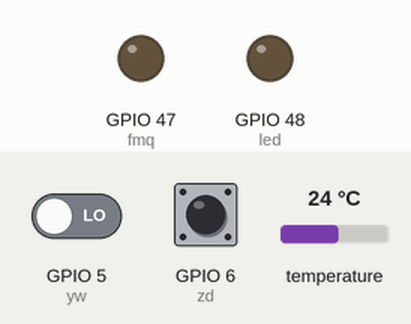
Simulated run of this program. Board: ESP32-S3. On the bench: output pins drawn as LEDs (lit = HIGH). The test bench sets the inputs (shaded band); at power-on: GPIO 5 (yw) LOW, GPIO 6 (zd) HIGH, temperature 24 °C. WiFi joins after 1.5 s; servers stay silent unless stated; uploads are accepted with an empty reply.

Above: at 2.6 s.
At 33.0 s:
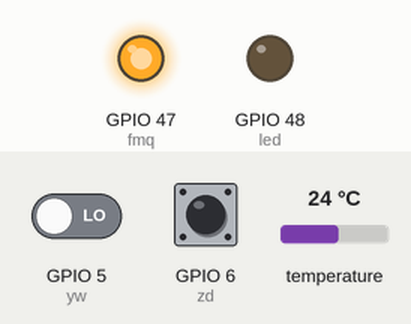
Timing chart, 0 to 34.5 s (numbered marks = the images above):
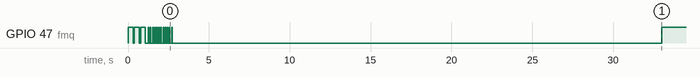

The program:

main.cpp
```cpp
#include <Arduino.h>
#include <WiFi.h>
#include <HTTPClient.h>
#include <OneWire.h>
#include <DallasTemperature.h>

//服务器及wifi相关参数
const char* sjrdid = "OPPOA575G";
const char* sjrdmm = "12345678";
const char* wz = "http://8.215.16.101/sbsj";

//引脚定义
#define wd 4
#define yw 5
#define zd 6
#define fmq 47
#define led 48

//定义一些雷霆常量
#define ywyr 30000
#define cy 180
#define wdcwm 9999
#define sos 505

#define fazhi 60.0
#define swsl 0.5
#define sulv_keep 5000 //保持温度的时间

#define sbsj 5000

//定义一些神秘变量
float wdsz[5]={0,0,0,0,0};
float dqwd;
float shengwensulv;
bool huangziquan = false;//算法是否启用
int wangjingwei = 0;//温度数据指向的数组索引

unsigned long last_wd_Time = 0;
unsigned long last_sb_Time = 0;
unsigned long ywTime = 0;

bool dqyw;

volatile bool zdbzw = false;

bool sulv_latched = false;              // 新增：速率报警是否已锁存
unsigned long last_sulv_Time = 0;       // 新增：上次速率超阈值的时间

//自检用的二维数组
const int zijian [3] [3] = {
    {255,0,0},
    {0,255,0},
    {0,0,255},
};

OneWire oneWire(wd);
DallasTemperature sensors(&oneWire);

//一些神秘中断函数
  void IRAM_ATTR zdhs() {
 zdbzw = true;
}

float sf(float dqwd);
void sb(float dqwd, bool dqyw, float sulv, bool baojing);

//写一些初始化函数
void setup() {
 pinMode(fmq,OUTPUT);
 pinMode(led,OUTPUT);
 pinMode(yw,INPUT);
 pinMode(zd,INPUT_PULLUP);
 sensors.begin();
 sensors.setResolution(9);

 //自检
 for(int i = 0;i<3;i++){
  neopixelWrite(led,zijian[i][0],zijian[i][1],zijian[i][2]);
  digitalWrite(fmq,1);
  delay(300);
  digitalWrite(fmq,0);
  neopixelWrite(led, 0, 0, 0);
  delay(80); //间隔一小段，防止连续太挤
}

 digitalWrite(fmq,0);

 attachInterrupt(digitalPinToInterrupt(zd), zdhs, FALLING);

 WiFi.begin(sjrdid, sjrdmm);
 while (WiFi.status() != 3) {
    static int i = 0;//static的作用是保持i的值不被重置
    delay(100);
    //等待连接
    if(WiFi.status() == 0){
        neopixelWrite(led,zijian[1][0],zijian[1][1],zijian[1][2]);
        delay(100);
        neopixelWrite(led, 0, 0, 0);
        i++;
     }
     //找不到网络
     else if(WiFi.status() == 1){
        neopixelWrite(led,zijian[2][0],zijian[2][1],zijian[2][2]);
        delay(100);
        neopixelWrite(led, 0, 0, 0);
        i++;
     }
     //密码错误
     else if(WiFi.status() == 4){
        neopixelWrite(led,zijian[0][0],zijian[0][1],zijian[0][2]);
        delay(100);
        neopixelWrite(led, 0, 0, 0);
        i++;
     }
     //不知道什么乱七八糟的错误
     else{
        digitalWrite(fmq,1);
        delay(30);
        digitalWrite(fmq,0);
        i++;
     }
     if(i > 100){
        digitalWrite(fmq,1);
        delay(5000);
        digitalWrite(fmq,0);
        break;
     }
 }
 neopixelWrite(led,0,0,75);//正常工作显示蓝灯
last_wd_Time = last_sb_Time = ywTime = millis();
}

void loop(){
 //掉电处理
 if(zdbzw == true){
    zdbzw = false;
    if(digitalRead(zd) == 0){
     delay(90);
       if(digitalRead(zd) == 0){
        while(1){
        sb(sos,false,-1.0,true);
        delay(2000);
        digitalWrite(fmq,1);
        neopixelWrite(led, 50, 0, 0);
        if(digitalRead(zd) == 1){
        digitalWrite(fmq, 0);
        neopixelWrite(led, 0, 0, 75);
        sulv_latched = false;        // 顺便清掉锁存
        break;
        }
       }
     }
     else{return;}
    }
    else{return;}
 }
 unsigned long now = millis();
 if(now-last_wd_Time>=cy){
     last_wd_Time = millis();
     sensors.requestTemperatures();
     dqwd = sensors.getTempCByIndex(0);
     if (dqwd == DEVICE_DISCONNECTED_C){
        dqwd = wdcwm;
     }

        if (now - ywTime > ywyr) {
            dqyw = (digitalRead(yw) == 0);
        }
        else {
            dqyw = false;
        }

     sf(dqwd);

     // ===== 速率超阈值锁存 =====
     if(shengwensulv > swsl){
        if(sulv_latched == false){
           sulv_latched = true;
           sb(dqwd, dqyw, shengwensulv, true);   // 强制立刻发一条
           last_sb_Time = millis();
        }
        last_sulv_Time = millis();
     }
     if(sulv_latched == true && (now - last_sulv_Time >= sulv_keep)){
        sulv_latched = false;
     }

     bool baojing = (dqwd >= fazhi) or dqyw or sulv_latched or (dqwd == wdcwm);
     if (baojing) {
        neopixelWrite(led, 50, 0, 0);
        digitalWrite(fmq, 1);
     } else {
        neopixelWrite(led, 0, 0, 75);
        digitalWrite(fmq, 0);
     }
     //上报数据
     if (now - last_sb_Time >= sbsj) {
        last_sb_Time = millis();
        sb(dqwd, dqyw, shengwensulv, baojing);
     }
    }
}

//一些雷霆算法函数
float sf(float dqwd){
if(huangziquan == false){
    for(int i = 0;i<5;i++){
        wdsz[i] = dqwd;
    }
    huangziquan = true;
    return 0.0;
 }
 wdsz[wangjingwei] = dqwd;
 int oled = (wangjingwei+1)%5;
 float oledwd = wdsz[oled];
 shengwensulv = (wdsz[wangjingwei]-oledwd)/5;
 wangjingwei = (wangjingwei+1)%5;
 return shengwensulv;
 }

 //一些神秘且雷霆的上报函数
 void sb(float dqwd, bool dqyw, float sulv, bool baojing){
     if (WiFi.status() != 3) {
        return;
    }
    HTTPClient http;
    http.begin(wz);
    http.addHeader("Content-Type", "application/json");
    http.setTimeout(2000);

    String payload = "{\"device_id\":\"001\",\"temp\":" + String(dqwd, 1) +
                     ",\"yanwu\":" + String(dqyw ? 1 : 0) +
                     ",\"sulv\":" + String(sulv, 2) +
                     ",\"jdqzt\":" + String(baojing ? 1 : 0) + "}";

 int code = http.POST(payload);
 http.end();
 if(code == 200) neopixelWrite(led, 0, 100, 0);
 else            neopixelWrite(led, 100, 0, 0);
}
```
